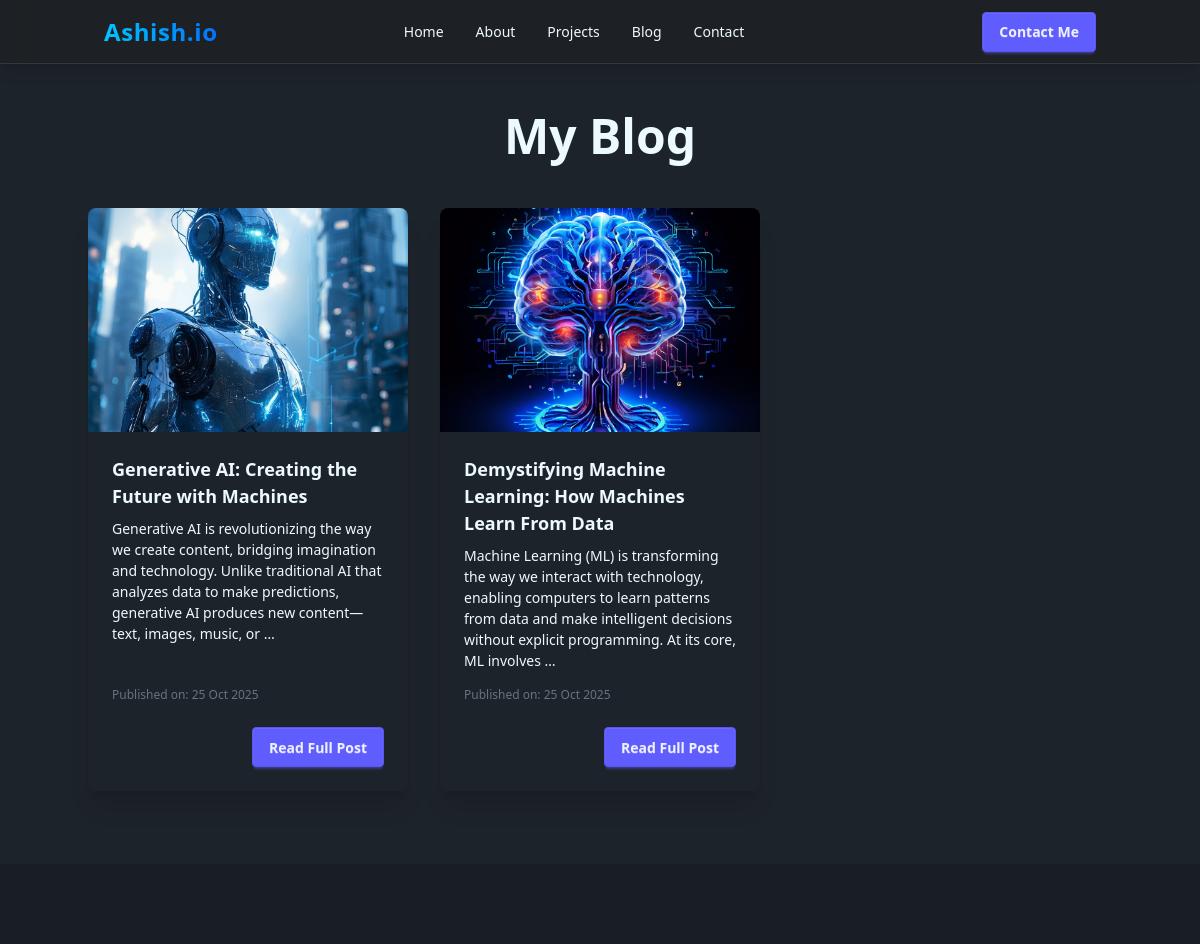
Screenshot of /blog/ with the database file from the repository.
### portfolio/models.py (models this page shows, shortened)
class Post(models.Model):
    title = models.CharField(max_length=200)
    content = models.TextField()
    image = models.ImageField(upload_to='posts/', blank=True, null=True)
    created_at = models.DateTimeField(auto_now_add=True)

### main/views.py (the view)
# urls.py: path('blog/', views.blog_list, name='blog_list'),
def blog_list(request):
    posts = Post.objects.all().order_by('-created_at') # Saare posts
    context = {
        'posts': posts,
    }
    return render(request, 'blog_list.html', context)

### templates/blog_list.html
{% extends 'base.html' %}
{% block content %}
<div class="container mx-auto py-12">
    <h1 class="text-5xl font-bold text-center mb-12">My Blog</h1>
    <div class="grid grid-cols-1 md:grid-cols-2 lg:grid-cols-3 gap-8">
        {% for post in posts %}
        <div class="card bg-base-100 shadow-xl transition-transform duration-300 hover:scale-105">
            {% if post.image %}
            <figure><img src="{{ post.image.url }}" alt="{{ post.title }}" class="h-56 w-full object-cover" /></figure>
            {% endif %}
            <div class="card-body">
                <h2 class="card-title">{{ post.title }}</h2>
                <p>{{ post.content|truncatewords:30 }}</p>
                <div class="text-xs text-gray-500 mt-2">
                    Published on: {{ post.created_at|date:"d M Y" }}
                </div>
                <div class="card-actions justify-end mt-4">
                    <a href="{% url 'blog_detail' post.id %}" class="btn btn-primary">Read Full Post</a>
                </div>
            </div>
        </div>
        {% empty %}
        <p class="text-center col-span-3">Abhi koi blog post add nahi kiya hai.</p>
        {% endfor %}
    </div>
</div>
{% endblock %}

### templates/base.html (shortened to what this page needs)
{% load tailwind_tags %}
<!DOCTYPE html>
<html lang="en" data-theme="dark">
<head>
    {% tailwind_css %}
</head>
<body class="bg-base-100">
    <div class="navbar glass-navbar sticky top-0 z-50 shadow-lg">
        <div class="container mx-auto px-4 flex justify-between items-center">
            <div class="flex items-center gap-3">
                <a href="/" class="text-2xl font-extrabold gradient-text tracking-wide">Ashish.io</a>
            </div>
            <ul class="hidden lg:flex space-x-8 font-medium text-sm">
                <li><a href="/" class="nav-link hover:text-primary">Home</a></li>
                <li><a href="{% url 'about' %}" class="nav-link hover:text-primary">About</a></li>
                <li><a href="{% url 'project_list' %}" class="nav-link hover:text-primary">Projects</a></li>
                <li><a href="{% url 'blog_list' %}" class="nav-link hover:text-primary">Blog</a></li>
                <li><a href="{% url 'contact' %}" class="nav-link hover:text-primary">Contact</a></li>
            </ul>
            <div class="flex items-center gap-3">
                <label class="swap swap-rotate btn btn-ghost btn-circle">
                    <svg class="swap-off fill-current w-10 h-5" xmlns="http://www.w3.org/2000/svg" viewBox="0 0 24 24">
                        <path d="M21.64,13a1,1,0,0,0-1.05-.14..." />
                    </svg>
                </label>
                <a href="{% url 'contact' %}" class="btn btn-primary btn-sm lg:btn-md">
                    Contact Me
                </a>
            </div>
        </div>
    </div>
    <main class="min-h-screen bg-base-100">
        {% block content %}
        {% endblock %}
    </main>
    <footer class="footer footer-center p-10 bg-base-200 text-base-content">
    </footer>
</body>
</html>

### templates/base.html (style rules this page uses)
* { transition: background-color 0.3s ease, color 0.3s ease, border-color 0.3s ease; }
.nav-link { position: relative; display: inline-block; }
.nav-link::after { content: ""; position: absolute; left: 0; bottom: -4px; width: 0%; height: 2px; background: linear-gradient(90deg, #00c6ff, #0072ff); transition: width 0.3s ease-in-out; border-radius: 2px; }
.glass-navbar { backdrop-filter: blur(12px); background: rgba(30, 30, 30, 0.4); border-bottom: 1px solid rgba(255, 255, 255, 0.1); }
.gradient-text { background: linear-gradient(90deg, #00c6ff, #0072ff); -webkit-background-clip: text; -webkit-text-fill-color: transparent; }
.btn-primary { transition: all 0.3s ease; }

### rows the page displays
Post: image (picture), title "Generative AI: Creating the Future with Machines", content "Generative AI is revolutionizing the way we create content, bridging imagination and technology. Unlike traditional AI that analyzes data to make predictions, generative AI produces new content—text, images, music, or …", created_at "25 Oct 2025"
Post: image (picture), title "Demystifying Machine Learning: How Machines Learn From Data", content "Machine Learning (ML) is transforming the way we interact with technology, enabling computers to learn patterns from data and make intelligent decisions without explicit programming. At its core, ML involves …", created_at "25 Oct 2025"
